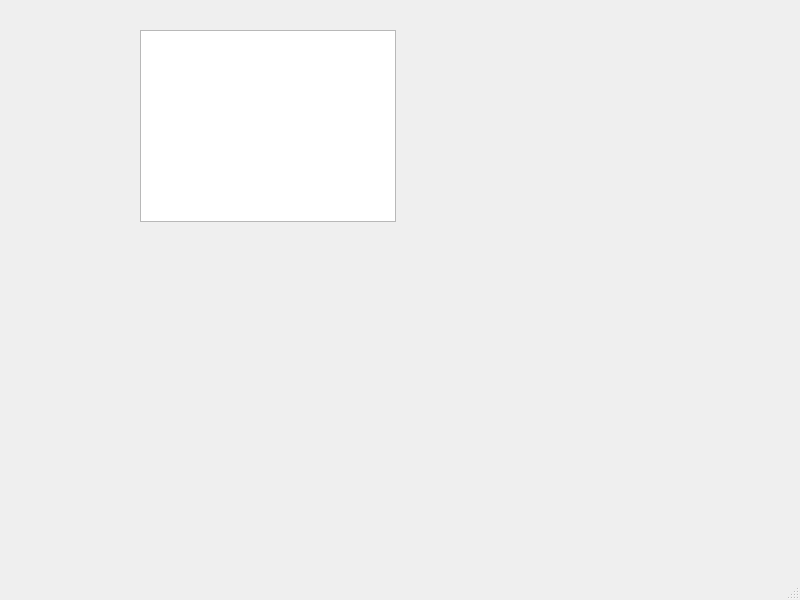
<?xml version="1.0" encoding="UTF-8"?>
<ui version="4.0">
 <class>ViewerWindow</class>
 <widget class="QMainWindow" name="ViewerWindow">
  <property name="geometry">
   <rect>
    <x>0</x>
    <y>0</y>
    <width>800</width>
    <height>600</height>
   </rect>
  </property>
  <property name="windowTitle">
   <string>MainWindow</string>
  </property>
  <widget class="QWidget" name="centralwidget">
   <widget class="PCViewer" name="pcPanel">
    <property name="geometry">
     <rect>
      <x>140</x>
      <y>30</y>
      <width>256</width>
      <height>192</height>
     </rect>
    </property>
   </widget>
  </widget>
  <widget class="QMenuBar" name="menubar">
   <property name="geometry">
    <rect>
     <x>0</x>
     <y>0</y>
     <width>800</width>
     <height>25</height>
    </rect>
   </property>
  </widget>
  <widget class="QStatusBar" name="statusbar"/>
 </widget>
 <customwidgets>
  <customwidget>
   <class>PCViewer</class>
   <extends>QGraphicsView</extends>
   <header>pcviewer.h</header>
  </customwidget>
 </customwidgets>
 <resources/>
 <connections/>
</ui>
